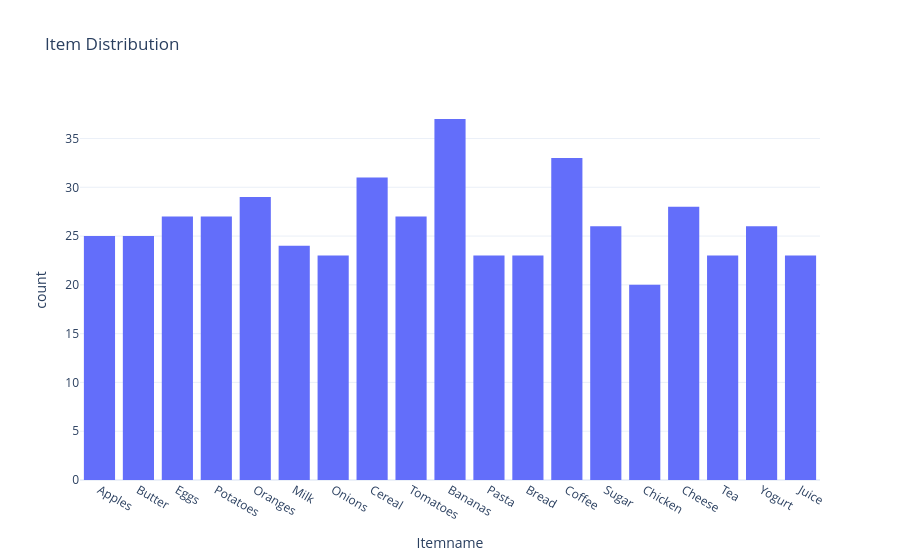

The code cell stored with this chart in its notebook:
### Markdown cell above
## Sales distribution of items:

### Code cell
fig = px.histogram(data, x='Itemname', 
                   title='Item Distribution')
fig.show()

### Figure 1 — Plotly figure (JSON) as saved in the notebook; plotly's stock layout.template omitted (floating-point values rounded to 4 significant figures; data arrays with more than 128 entries replaced by an {"elided": "..."} marker saying what was removed)
{"data": [{"alignmentgroup": "True", "bingroup": "x", "hovertemplate": "Itemname=%{x}<br>count=%{y}<extra></extra>", "legendgroup": "", "marker": {"color": "#636efa", "pattern": {"shape": ""}}, "name": "", "offsetgroup": "", "orientation": "v", "showlegend": false, "type": "histogram", "x": {"elided": "500 str values"}, "xaxis": "x", "yaxis": "y"}], "layout": {"autosize": true, "barmode": "relative", "legend": {"tracegroupgap": 0}, "title": {"text": "Item Distribution"}, "xaxis": {"anchor": "y", "autorange": true, "domain": [0, 1], "range": [-0.5, 18.5], "title": {"text": "Itemname"}, "type": "category"}, "yaxis": {"anchor": "x", "autorange": true, "domain": [0, 1], "range": [0, 38.95], "title": {"text": "count"}}}}
